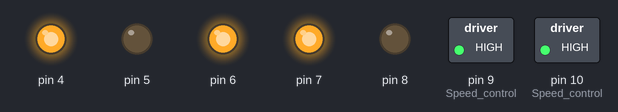
The sketch below on a simulated Arduino Uno, built with avr-gcc and run on an emulated ATmega328P. On the bench: switched loads named in the sketch (green lamp = pin HIGH), output pins drawn as LEDs (lit = HIGH).

Above: at 0.1 s.
Timing chart, 0 to 1.6 s (numbered marks = the images above):
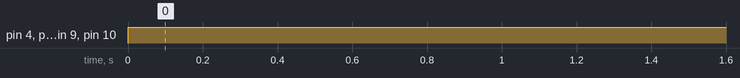

Measured:
- by itself, pin 4, pin 7, pin 9 (Speed_control), pin 10 (Speed_control): LOW → HIGH at 0.00 s

The sketch:

IRF3205_Motor_Shield_Demo_Code.ino
```cpp
void setup() {
 // Motor_1 controll pin initiate;
 pinMode(4, OUTPUT);
 pinMode(5, OUTPUT);
 pinMode(9, OUTPUT); // Speed control

 // Motor_2 controll pin initiate;
 pinMode(7, OUTPUT);
 pinMode(8, OUTPUT);
 pinMode(10, OUTPUT);  // Speed control

 //Enable the Motor Shield output;
 pinMode(6, OUTPUT);
 digitalWrite(6, HIGH);
}
void loop() {

   analogWrite(9,255);    // set the motor_1 speed ;
   digitalWrite(4, HIGH);
   digitalWrite(5, LOW);  // Set the rotation of motor_1

   analogWrite(10,255);    // set the motor_2 speed ;
   digitalWrite(7, HIGH);
   digitalWrite(8, LOW);  // Set the rotation of motor_1

  delay(5000);               // wait for a 5 seconds
}
```
